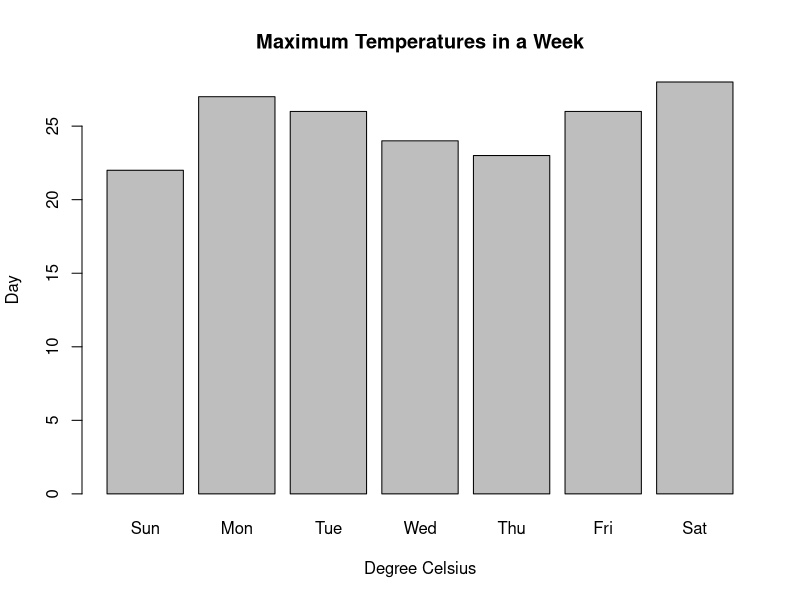
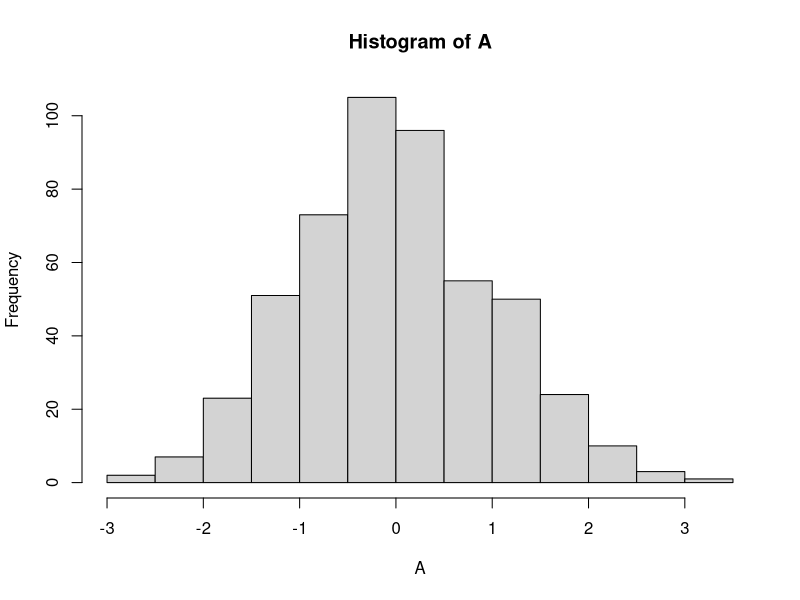
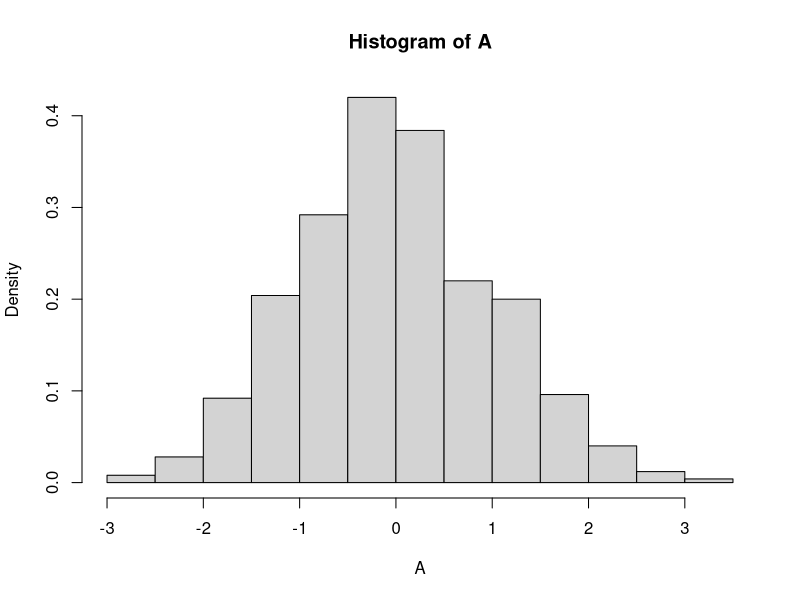
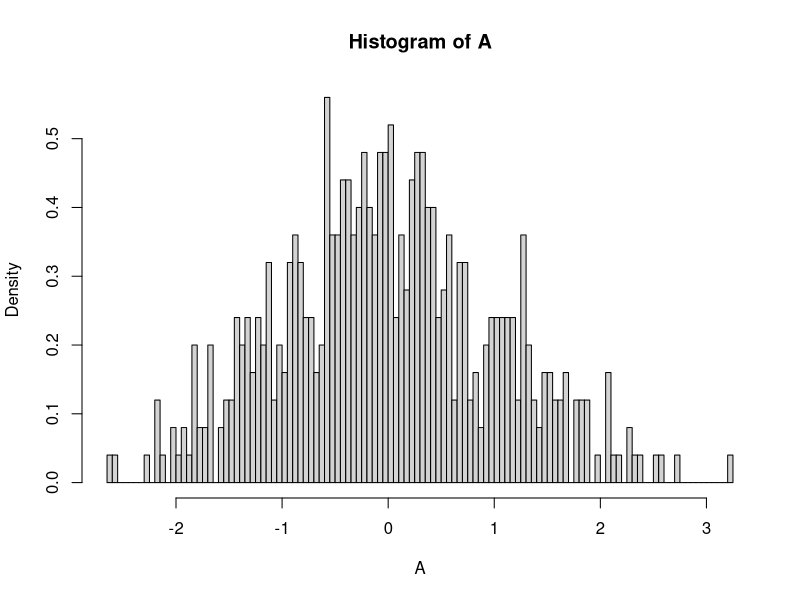
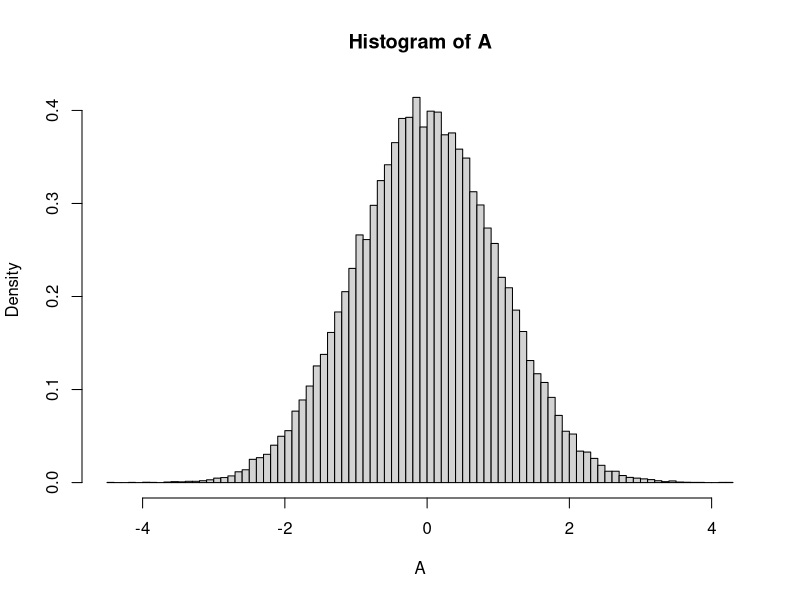
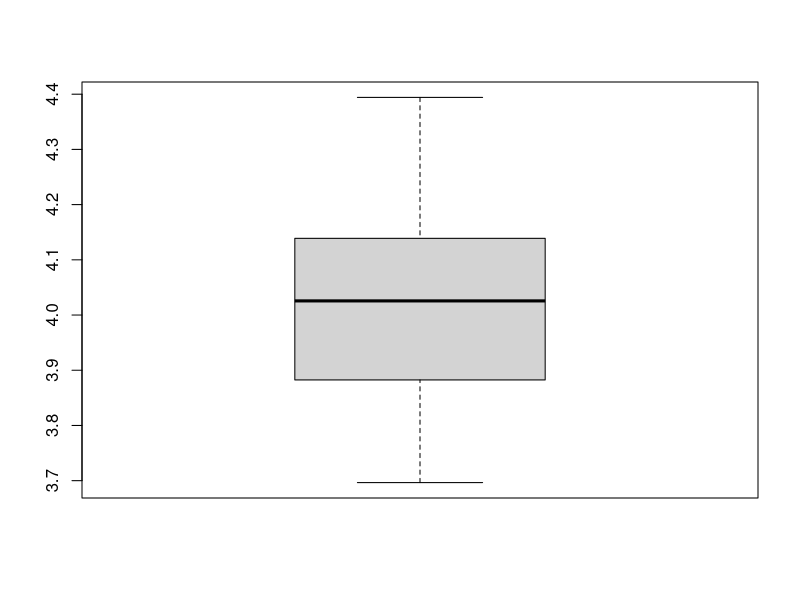
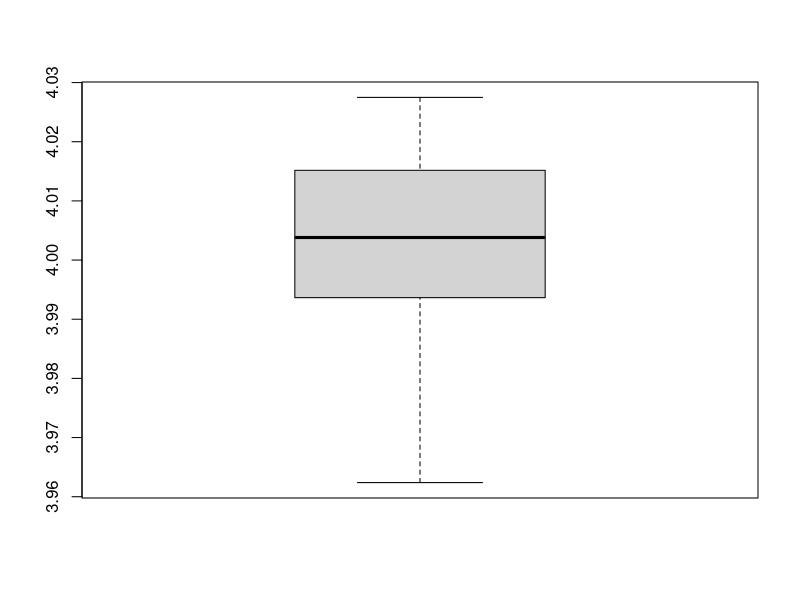
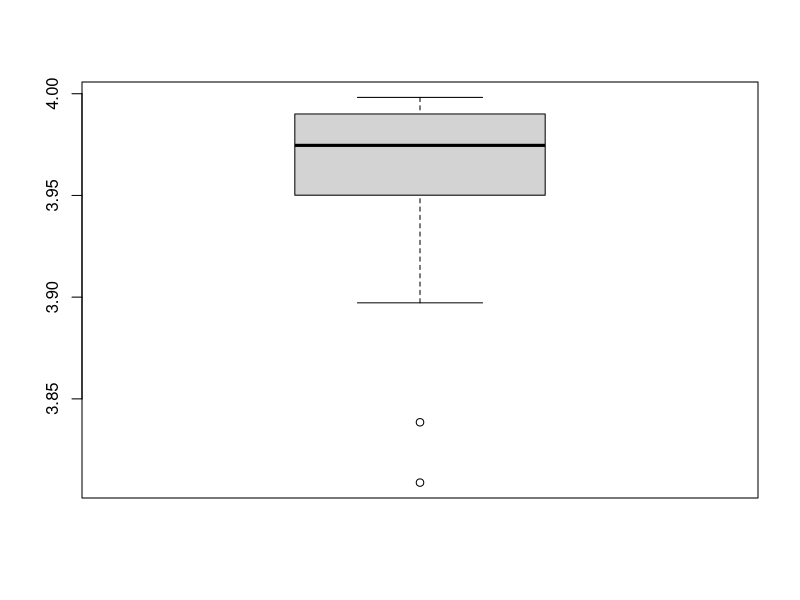

Write R code to recreate these figures, in order.
## ---- chunk 1
knitr::opts_chunk$set(echo = TRUE)
## ---- chunk 2
max.temp <- c(22, 27, 26, 24, 23, 26, 28)

barplot(max.temp,
        main = "Maximum Temperatures in a Week",
        xlab = "Degree Celsius",
        ylab = "Day",
        names.arg = c("Sun", "Mon", "Tue", "Wed", "Thu", "Fri", "Sat"))
## ---- chunk 3

A <- rnorm(500, 0, 1)

## The default execution of this function doesn't generate a density:
hist(A)


## You need to set freq = FALSE:
hist(A, freq = FALSE)


## You can set the numbers of bins that you want to use:
hist(A, freq = FALSE, breaks = 100)

# But in order to create more breaks, you need to increase the
# numbers of observations:


A <- rnorm(50000, 0, 1)
hist(A, freq = FALSE, breaks = 100)

## ---- chunk 4

A = rexp(500, 4)

1/mean(A)

m = c()

for (i in 1:50) {
  A = rexp(500, 4)
  m[i] <- 1/mean(A)
}


mean(m)

boxplot(m)


## With more observations we got less variation (500 -> 5000)

## Law of large numbers

m = c()

for (i in 1:50) {
  A = rexp(50000, 4)
  m[i] <- 1/mean(A)
}


mean(m)

boxplot(m)


## ---- chunk 5

## Comparing the estimators for the uniform distribution.

n= 100

U = runif(n, 0, 4)

theta = max(U)


for (i in 1:50) {
  U = runif(n, 0, 4)
  theta = c(theta, max(U))
}


mean(theta)

boxplot(theta)


## Adjust to make the estimator unbiased

thetab = (n+1)/n*theta

mean(thetab)

boxplot(thetab)


## With more observations

n= 100

U = runif(n, 0, 4)

theta = max(U)


for (i in 1:5000) {
  U = runif(n, 0, 4)
  theta = c(theta, max(U))
}


mean(theta)

boxplot(theta)

## ---- chunk 6

data1 <- as.matrix(read.table("data/data1.txt"))

## Some comments about the data and data types.

## ---- chunk 7

## Set freq = FALSE in order to obtain a correct graph.

## Be careful about getting conclusions, since the function make the
## bins automatically.

hist(data1, freq = FALSE)

## Create a personalize breaks

data1_min = min(data1)
data1_max = max(data1)
l = seq(data1_min, data1_max, length = 10)

hist(data1, freq = FALSE, breaks = l)
## ---- chunk 8

mhu <- mean(data1)

# When you compute the variance be careful and read the documentation
# in this case we have:
# "The denominator n - 1 is used which gives an unbiased estimator of the (co)variance 
# for i.i.d. observations"

sigma2 <- var(data1)

## You also can do it manually:

sigma2 <- 1/(nrow(data1)-1)*sum((data1 - mean(data1))^2)

## ---- chunk 9

## This generates a list, with all the hist information.

H <- hist(data1, freq = FALSE, plot = FALSE) ## ignore warning message
H

## ---- chunk 10

## Histogram info to use.
limits <- H$breaks
lmin <- limits[1]
lmax <- limits[length(limits)]

## Create our plot

## Create a vector that represents the [lmin, lmax] interval.
x <- seq(lmin, lmax, by = 0.01)

## Compute the density of the vector x associated to the parameters mhu y sigma2.
y <- dnorm(x, mhu, sqrt(sigma2))

## Set the y_max as the max in the empirical density and the 'artificial' density.
y_max = max(y, H$density)


## Make a plot for the comparison 

hist(data1, freq = FALSE, xlim = c(lmin, lmax), ylim = c(0, y_max*1.01))
par(new = TRUE)
plot(x, y, type = 'l', col = 'red'
     , xlim = c(lmin, lmax)
     , ylim = c(0, y_max*1.01)
     , xlab = ""
     , ylab = "")
## ---- chunk 11

ks.test(x, 'pnorm', mhu, sqrt(sigma2))

## Outputs:

## The D: notion of distance between the data and the guess distribution. 
## The p-value: Used to reject or accept the propose model. 

## ---- chunk 12
## Model values
#mhu
#sigma2

## Real values
real_mhu = 2.0
real_sigma = 0.1

cat('model_mhu:', mhu, 'vs', 'real_mhu:', real_mhu, '\n')
cat('model_sigma:', sqrt(sigma2), 'vs', 'real_sigma:', real_sigma)

## ---- chunk 13
## Loading the data
A <- as.matrix(read.table("data/data2.txt"))

A_max = max(A)
## ---- chunk 14
## Make visualizations
hist(A, freq = FALSE)
## ---- chunk 15

## Compute correct classes parameters:
n = length(A)
K = floor(1 + 3.22*log(n, 10))
A_min = min(A)
A_max = max(A)

amp = (A_max - A_min)/K

epsilon = (A_max - A_min)/10^9

limits = seq(A_min, A_max, by = amp)


hist(A, freq = FALSE, breaks = limits)
## ---- chunk 16

## Model values
a = min(A)
b = max(A)

## Real values
real_a = 2.5
real_b = 7.1

cat('model_a:', a, 'vs', 'real_a:', real_a, '\n')
cat('model_b:', b, 'vs', 'real_b:', real_b)
## ---- chunk 17
## Loading the data
A <- as.matrix(read.table("data/data4.txt"))

barplot(table(A)/length(A))

## A binomial distribution can be approach by a Gaussian distribution.

## Methods of moments
## Don't forget to correct the estimation of np to be an integer.
## and then correct the ph value 




m = mean(A)
s2 = var(A)*(499/500)

ph = 1-s2/m
nh = m/ph

nh

nh = 10

ph = m/nh

ph

## ---- chunk 18
## Loading the data
A <- as.matrix(read.table("data/data5.txt"))

barplot(table(A)/length(A))

## A binomial distribution can be approach by a Gaussian distribution.

## Methods of moments
## Don't forget to correct the estimation of np to be an integer.
## and then correct the ph value 


m = mean(A)
s2 = var(A)*(499/500)

ph = 1-s2/m
nh = m/ph

nh

nh = 7

ph = m/nh

ph

## When p is small is very hard to get correct estimations of n when you 
## don't have enough number of observations


## end day 2
## ---- chunk 19
m1 = c()

for (i in 1:50) {
  A = rnorm(500, 2, 1)
  
  m1 = c(m1, mean(A))
}

boxplot(A)

## Increase the number of observations

m2 = c()

for (i in 1:50) {
  B = rnorm(2000, 2, 1)
  
  m2 = c(m2, mean(B))
}

boxplot(B)


## Change the variance

m3 = c()

for (i in 1:50) {
  C = rnorm(2000, 2, 10)
  
  m3 = c(m3, mean(C))
}

boxplot(C)

## Create a data frame with all the observations

a = c(m1, m2, m3)
r = rep(c("A", "B", "C"), each = 50)

S = data.frame(x = a, l = r)
## ---- chunk 20
boxplot(S$x ~ S$l)
## ---- chunk 21
x = seq(0.1, 10, by =0.01)

y1 = dchisq(x, 1)
y2 = dchisq(x, 2)
y3 = dchisq(x, 3)
y4 = dchisq(x, 4)
y6 = dchisq(x, 6)
y9 = dchisq(x, 9)

y_max = max(y1, y2, y3, y4, y6, y9)

plot(x, y1, type = 'l', col = 'yellow', xlim = c(0, 10), ylim = c(0, 0.5))
par(new = TRUE)
plot(x, y2, type = 'l', col = 'green', xlim = c(0, 10), ylim = c(0, 0.5))
par(new = TRUE)
plot(x, y3, type = 'l', col = 'black', xlim = c(0, 10), ylim = c(0, 0.5))
par(new = TRUE)
plot(x, y4, type = 'l', col = 'blue', xlim = c(0, 10), ylim = c(0, 0.5))
par(new = TRUE)
plot(x, y6, type = 'l', col = 'pink', xlim = c(0, 10), ylim = c(0, 0.5))
par(new = TRUE)
plot(x, y9, type = 'l', col = 'red', xlim = c(0, 10), ylim = c(0, 0.5))
## ---- chunk 22
x = seq(-10, 10, by =0.01)

y1 = dt(x, 1)
y2 = dt(x, 2)
y3 = dt(x, 3)
y4 = dt(x, 4)
y6 = dt(x, 6)
y20 = dt(x, 20)

y_norm = dnorm(x)

y_max = max(y1, y2, y3, y4, y6, y9)

plot(x, y1, type = 'l', col = 'yellow', xlim = c(-10, 10), ylim = c(0, y_max))
par(new = TRUE)
plot(x, y2, type = 'l', col = 'green', xlim = c(-10, 10), ylim = c(0, y_max))
par(new = TRUE)
plot(x, y3, type = 'l', col = 'black', xlim = c(-10, 10), ylim = c(0, y_max))
par(new = TRUE)
plot(x, y4, type = 'l', col = 'blue', xlim = c(-10, 10), ylim = c(0, y_max))
par(new = TRUE)
plot(x, y6, type = 'l', col = 'pink', xlim = c(-10, 10), ylim = c(0, y_max))
par(new = TRUE)
plot(x, y20, type = 'l', col = 'red', xlim = c(-10, 10), ylim = c(0, y_max))
par(new = TRUE)
plot(x, y_norm, type = 'l', col = 'black', xlim = c(-10, 10), ylim = c(0, y_max))


## A t-student distribution with a big enough k approach a Gaussian distribution

## ---- chunk 23

## We compute N observations of \overline{X}_n.


## Number of r.v.
n <- 5

## Number of observations
N <- 50000 

## Parameter exp distribution.
lambda <- 0.7

## Create a matrix
A <- matrix(rexp(n*N, lambda), ncol = n)

## Compute the mean for each row
M <- apply(A, 1, mean)  

## Visualization for M

hist(M, freq = F, breaks = 20)

###

Mo <- sort(M)
y <- 1:N/N

max_Mo <- max(Mo)

x <- seq(0, max_Mo, by = 0.01)
mu <- 1/lambda
v <- 1/(lambda^2)/n

yt <- pnorm(x, mu, sqrt(v))


plot(Mo, y, type = 'l', xlim = c(0, max_Mo), ylim = c(0,1))
par(new = TRUE)
plot(x, yt, type = 'l', xlim = c(0, max_Mo), ylim = c(0,1), col = 'red')

